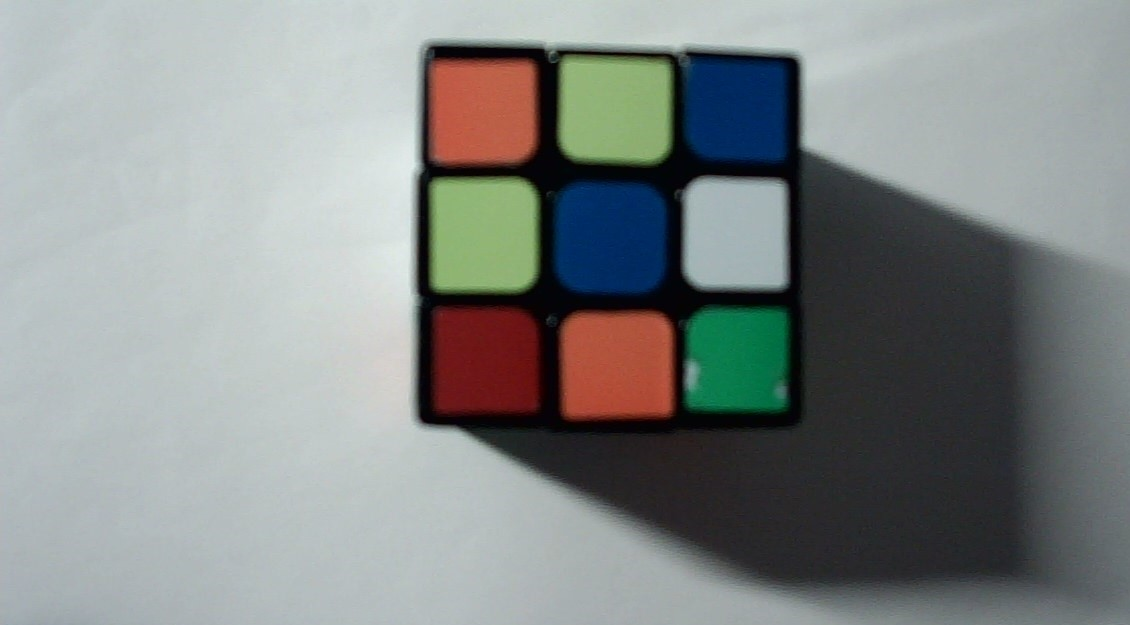
//> input picture Code/img/blue.jpg, 1130 x 625 px, given in place of the camera
$ ./CubeFrameReco   (built with g++ and OpenCV 4)
//> lines starting //> are read from the running program, lines starting //| are printed output that depends on the picture; after the words box and inside, x2 and y2 are one past the last pixel; in counts of white or black regions, pixels touching at a corner belong together
#include<opencv2/imgcodecs.hpp>
#include<opencv2/highgui.hpp>
#include<opencv2/imgproc.hpp>
#include<iostream>
#include<unordered_map>
#include<thread>
#include<chrono>

using namespace cv;
using namespace std;

/**
* 識別六面色塊，並輸出
*/
unordered_map<string, vector<string>> sixFaces;

// 畫一個矩形
Scalar WHITE = { 255, 255,255 };
Scalar PURPLE = { 255, 0, 255 };
Mat img;
// 魔方矩陣
vector<Point> Frame = { {90,90},{450, 450} };

int flag = 0;

vector<vector<Point>> ninePoints = { {{130, 130},{170,170}},{{250,130},{290,170}},{{370,130},{410,170}},
	{{130, 250},{170,290}},{{250,250},{290,290}},{{370,250},{410,290}},
	{{130,370}, {170,410}},{{250,370},{290,410}},{{370,370},{410,410}}
};
// 六個顔色的HSV
vector<vector<int>> myColors = { {63, 179,0, 148,108, 255},  // white
								{18, 51,56, 179,91, 255},	   // yellow
								{ 98, 136,109, 255,35, 113},		// blue
								{ 0, 0,177, 255,61, 129},		// red
								{ 58, 86,85, 255,29, 255},		// green
								{  2, 29,105, 199,72, 255}   // orange
};

// 標記六個顔色
vector<Scalar> myColorValues = { {255, 255, 255},		// white
								{0, 255, 255},			// yellow
								{255, 0, 0},			// blue
								{0, 0, 255},			// red
								{0, 255, 0},			// green
								{0, 165, 255},			// orange
};
unordered_map<int, string> colorMap = { {0, "White"},{1,"Yellow"},{2,"blue"} ,
										{3,"Red"},{4,"Green"},{5,"Orange"} };

string getContours(Mat imgDil, static int colorInt, static int pos) {
	vector<vector<Point>> contours;
	vector<Vec4i> hierarchy;

	findContours(imgDil, contours, hierarchy, RETR_EXTERNAL, CHAIN_APPROX_SIMPLE);

	if (!contours.empty())
	{
		rectangle(img, ninePoints[pos][0], ninePoints[pos][1], myColorValues[colorInt], 2);
		return colorMap[colorInt];
	}
	return "";
}

// 識別魔方九個色塊
void recogeniseColors(Mat img, int flag)
{
	Mat divCube,divHSV;
	vector<string> temp;
	for (int i = 0; i < 9; i++)
	{
		Rect roi(ninePoints[i][0],ninePoints[i][1]);
		divCube = img(roi);
		cvtColor(divCube, divHSV, COLOR_BGR2HSV);

		// 定义的六种颜色将会被识别
		for (int j = 0; j < myColors.size(); j++) {
			Scalar lower(myColors[j][0], myColors[j][2], myColors[j][4]);
			Scalar upper(myColors[j][1], myColors[j][3], myColors[j][5]);
			Mat mask;
			// 识别出来的颜色，将会是白色块，其余是黑色
			inRange(divHSV, lower, upper, mask);

			// 在原图中勾勒获取识别的色块
			string color = getContours(mask, j, i);
			// 識別出了顔色
			if (!color.empty()) {
				temp.push_back(color);
				break;
			}
		}
	}
	if (temp.size() == 9 && flag == 1)
	{
		// 獲取中心色塊
		string center = temp[4];
		sixFaces.insert({ center, temp });
		flag = 0;
	}
}


void main()
{
	VideoCapture cap(1);
	namedWindow("Trackbars", (640, 200));
	createTrackbar("initial", "Trackbars", &flag, 1);
	while (true)
	{
		cap.read(img);
//> img is the input picture: 625 rows x 1130 cols, CV_8UC3; mean B, G, R 136.4, 137.5, 132.3
		//Rect temp = getCubeFrame(img);

		// 識別框
		// 在img绘制一个矩形
		// args: 左上角，右下角，颜色，线条厚度
		rectangle(img, Frame[0], Frame[1], WHITE, 2);
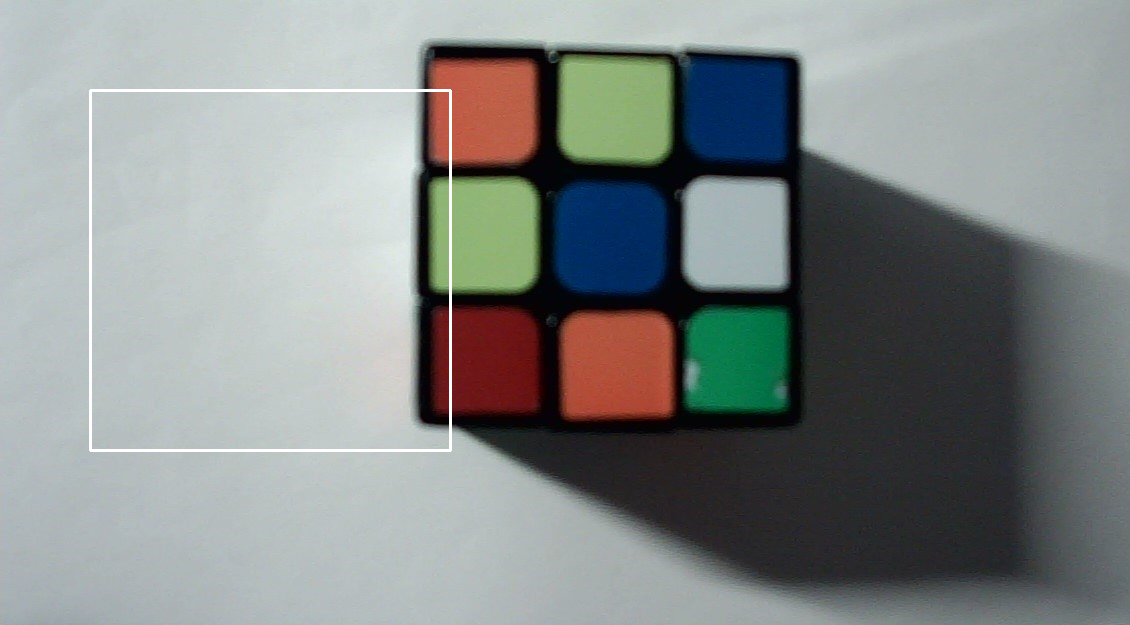
//> img: 625 rows x 1130 cols, CV_8UC3; 0.61% of pixels changed, all inside (x1, y1, x2, y2) = (89, 89, 452, 452)
//> Frame = 2 Points (x, y): [90, 90], [450, 450]

		recogeniseColors(img, flag);
//> (the run ends here: the program needs code that is not available in this run, at `string color = getContours(mask, j, i);`)

$ run again, on Code/img/green.jpg
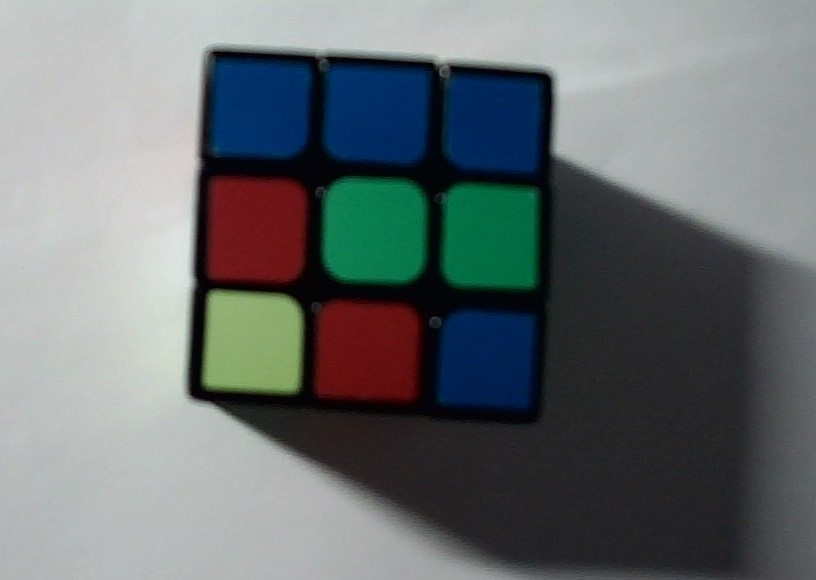
//> input picture Code/img/green.jpg, 816 x 580 px, given in place of the camera
//> img is the input picture: 580 rows x 816 cols, CV_8UC3; mean B, G, R 114.3, 112.8, 106
//> `rectangle(img, Frame[0], Frame[1], WHITE, 2);`:
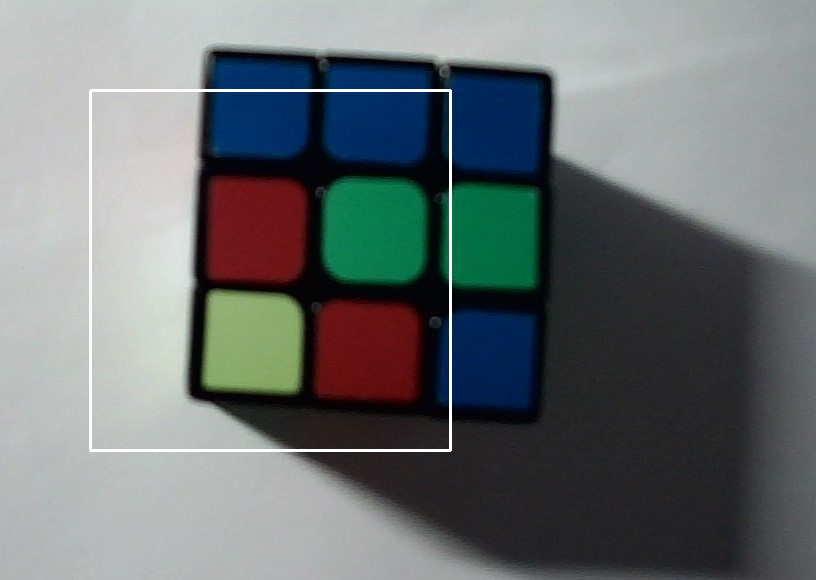
//> img: 580 rows x 816 cols, CV_8UC3; 0.91% of pixels changed, all inside (x1, y1, x2, y2) = (89, 89, 452, 452)
//> Frame = 2 Points (x, y): [90, 90], [450, 450]
